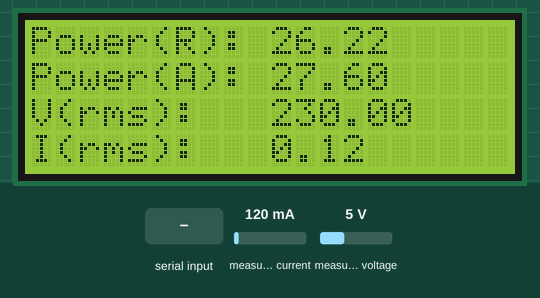
Bench run of a sketch on a simulated Arduino Uno, built with avr-gcc and run on an emulated ATmega328P. On the bench: 20×4 character LCD. The inputs (shaded band) are chosen by the test bench; at power-on: measured current 120 mA, measured voltage 5 V. The modem accepts every AT command (registered, SIM ready, sends succeed) and sends nothing else; what the sketch prints to the serial monitor is not drawn.

Above: at 1.7 s.
1.8 s: "1" received over the second serial link
8.3 s: measured current set to 40 mA
At 9.6 s:
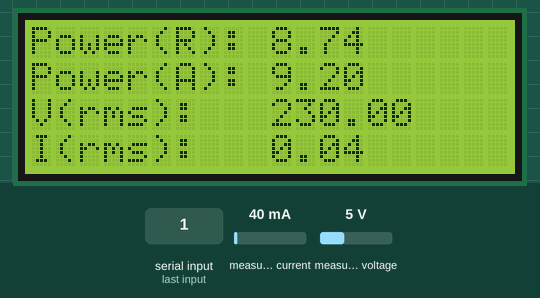
9.9 s: measured voltage set to 0.3 V
At 11.5 s:
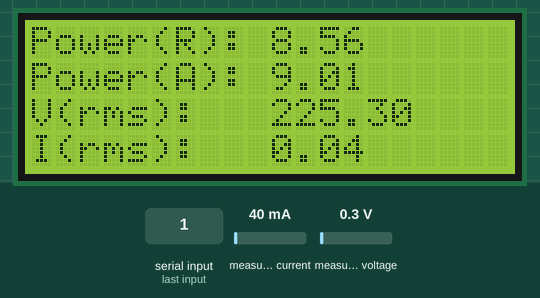
12.1 s: measured current set to 500 mA
At 13.2 s:
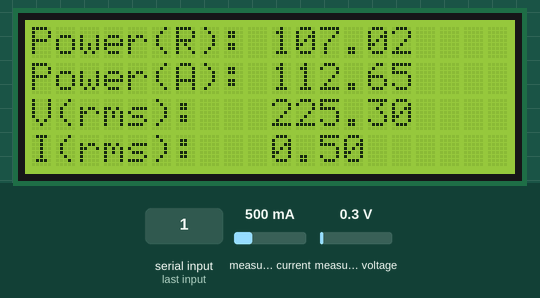
14.3 s: measured voltage set to 3.8 V
At 16.2 s:
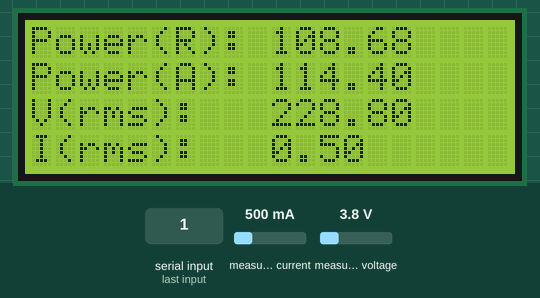
16.5 s: measured current set to 1000 mA
At 18.3 s:
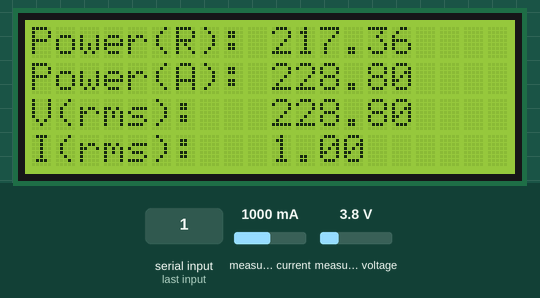
Timing chart, 0 to 19.7 s (numbered marks = the images above; inputs shaded):
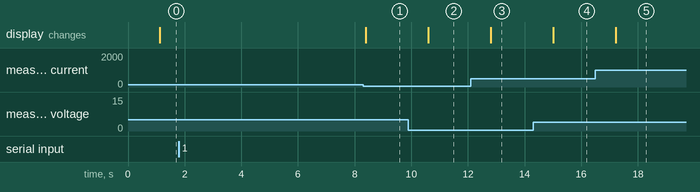

Measured:
- after the input at 1.8 s, every drawn part: stays the same
- after the input at 8.3 s, the display: changes after 0.10 s (image 1)
- after the input at 9.9 s, the display: changes after 0.70 s (image 2)
- after the input at 12.1 s, the display: changes after 0.70 s (image 3)
- after the input at 14.3 s, the display: changes after 0.71 s (image 4)
- after the input at 16.5 s, the display: changes after 0.72 s (image 5)

The sketch:

electomon.ino
```cpp
// (licence header left out)
#include "EmonLib.h"             // Include Emon Library
#include <Wire.h>  // Comes with Arduino IDE
#include <LiquidCrystal_I2C.h>
#include <SoftwareSerial.h>

SoftwareSerial esp8266_serial(2,3);

LiquidCrystal_I2C lcd(0x27, 2, 1, 0, 4, 5, 6, 7, 3, POSITIVE);  // Set the LCD I2C address
EnergyMonitor emon1;             // Create an instance

String genStatsRequest(float realPower, float apparentPower, float powerFactor, float Vrms, float Irms) {
    String cmd = String("GET /input?json={");

    cmd += "realPower:";
    cmd += realPower;

    cmd += ",apparentPower:";
    cmd += apparentPower;

    cmd += ",powerFactor:";
    cmd += powerFactor;

    cmd += ",Vrms:";
    cmd += Vrms;

    cmd += ",Irms:";
    cmd += Irms;

    cmd += "}";
    cmd += " HTTP/1.0\r\n";
    cmd += "Host: emoncms.org\r\n";
    cmd += "User-Agent: Arduino-ethernet\r\n";
    cmd += "Connection: close\r\n";
    cmd += "\r\n";

    return cmd;
}

boolean send(String dst_ip, String request) {
    String cmd = "AT+CIPSTART=\"TCP\",\"";
    cmd += dst_ip;
    cmd += "\",55667";
    esp8266_serial.println(cmd);

    if(esp8266_serial.find("Error"))
         return false;

    esp8266_serial.print("AT+CIPSEND=");
    esp8266_serial.println(request.length());

    if(esp8266_serial.find(">")) {
        Serial.print(">");
    } else {
        esp8266_serial.println("AT+CIPCLOSE");
        Serial.println("connect timeout");
        return false;
    }

    Serial.println(request);
    esp8266_serial.print(request);
}

void setup() {
    lcd.begin(20,4);   // initialize the lcd for 16 chars 2 lines, turn on backlight

    Serial.begin(9600);
    esp8266_serial.begin(115200);
    //esp8266_serial.setTimeout(1000);

    emon1.voltage(2, 219, 1.7);  // Voltage: input pin, calibration, phase_shift
    emon1.current(1, 16.15);       // Current: input pin, calibration.
}


void writeToLCD(String msg, int line) {
    lcd.setCursor(0, line); //Start at character 4 on line 0
    lcd.print(msg);
}


void serialSpy() {
    if(esp8266_serial.available()) {
        while(esp8266_serial.available()) {
            char c = esp8266_serial.read(); // read the next character.
            Serial.write(c);
        }
    }
    if(Serial.available())  {
        // the following delay is required because otherwise the arduino will read the first letter of the command but not the rest
        // In other words without the delay if you use AT+RST, for example, the Arduino will read the letter A send it, then read the rest and send it
        // but we want to send everything at the same time.
        delay(1000);
        String command="";

        while(Serial.available()) {
            command+=(char)Serial.read();
        }
        Serial.println("sending: " + command);

        esp8266_serial.println(command); // send the read character to the esp8266_serial
    }
}

int counts = 0;

void loop() {
    //serialSpy();
    emon1.calcVI(100,2000);         // Calculate all. No.of half wavelengths (crossings), time-out

    float realPower       = emon1.realPower;        //extract Real Power into variable
    float apparentPower   = emon1.apparentPower;    //extract Apparent Power into variable
    float powerFactor     = emon1.powerFactor;      //extract Power Factor into Variable
    float Vrms             = emon1.Vrms;             //extract Vrms into Variable
    float Irms            = emon1.Irms;             //extract Irms into Variable

    lcd.clear();
    writeToLCD("Power(R): " + String(realPower), 0);
    writeToLCD("Power(A): " + String(apparentPower), 1);
    writeToLCD("V(rms):   " + String(Vrms), 2);
    writeToLCD("I(rms):   " + String(Irms), 3);

    send("108.161.129.205",genStatsRequest(realPower, apparentPower, powerFactor, Vrms, Irms));
}
```
